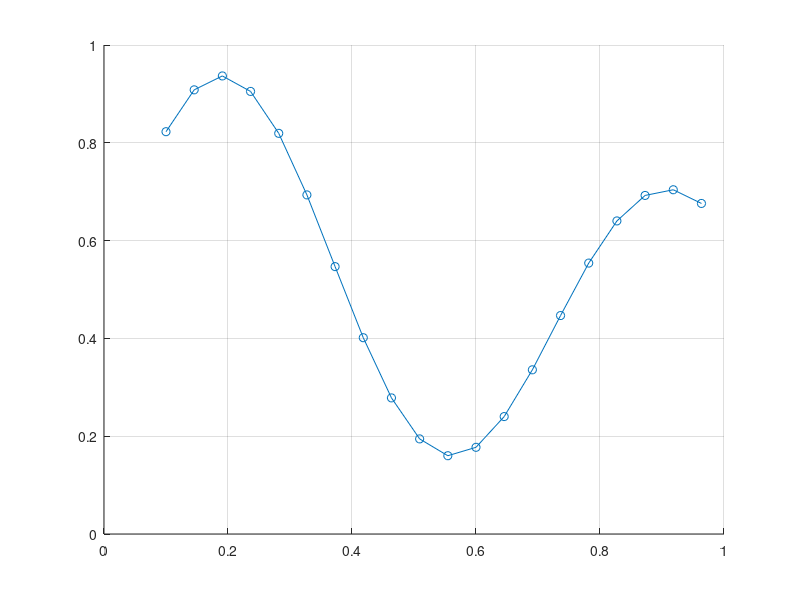

This figure's MATLAB source: (Note: this script raises an error after producing the figure.)
clear all
clc

x = 0.1:1/22:1;
y = ((1 + 0.6*sin(2*pi*x/0.7)) + 0.3*sin(2*pi*x))/2;

figure(1)
hold on; grid on;
plot(x, y,"o-")
y = SBF(x,y); %funkcija
plot(x, y,"o--")
hold off;
legend("Duota funkcija","Gauta funkcija")

function y = SBF(x,d)
w0 = randn(1);
w1 = randn(1);
w2 = randn(1);

c1 = 0.1892;
c2 = 0.9088;
r1 = 0.1948;
r2 = 0.2101;

eta = 0.1;
eta_c = 0.001;
eta_r = 0.001;

for j=1:20000
    for i=1:20
        F1=exp(-((x(i)-c1)^2)/(2*(r1^2)));
        F2=exp(-((x(i)-c2)^2)/(2*(r2^2)));

        y(i) = F1*w1+F2*w2+w0;

        e = d(i)-y(i);

        w1 = w1 + eta * e * F1;
        w2 = w2 + eta * e * F2;
        w0 = w0 + eta * e;
        
        % c1 = c1 + eta_c * e * w1 * F1 * (x(i) - c1) / (r1^2);
        % c2 = c2 + eta_c * e * w2 * F2 * (x(i) - c2) / (r2^2);
        % r1 = r1 + eta_r * e * w1 * F1 * ((x(i) - c1)^2) / (r1^3);
        % r2 = r2 + eta_r * e * w2 * F2 * ((x(i) - c2)^2) / (r2^3);
        
    end
end
end